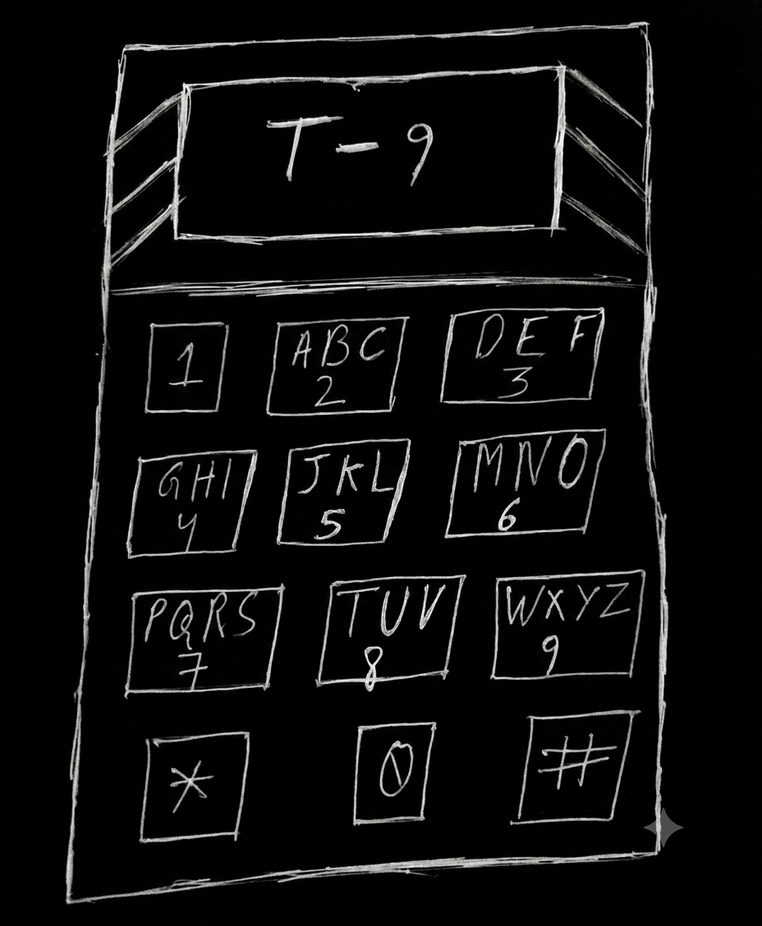
#> input picture steg/t9.png, 762 x 926 px, shrunk from 928 x 1128 before the run, found by its file name
$ python fit.py
#> lines starting #> are read from the running program, lines starting #| are printed output that depends on the picture
from PIL import Image, ImageOps
image = Image.open('t9.png')
#> image is the input picture: PIL image 762x926 RGB; mean R, G, B 13.2, 13.3, 13.2
if_ = ImageOps.fit(image=image, size=(300,300))
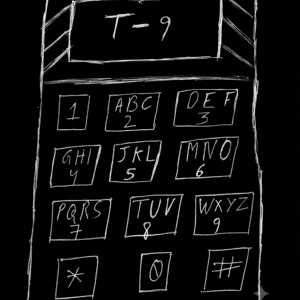
#> if_: PIL image 300x300 RGB; mean R, G, B 13.9, 14, 13.9
if_.show()

$ run again, with steg/bar.png copied over steg/t9.png
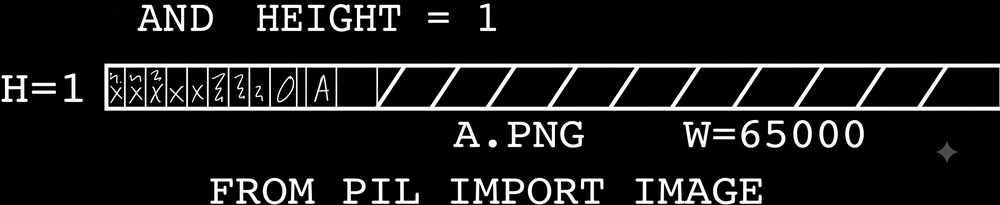
#> input picture steg/bar.png, 1000 x 205 px, shrunk from 2263 x 464 before the run, found by its file name
#> image is the input picture: PIL image 1000x205 RGB; mean R, G, B 26, 26, 26
#> `if_ = ImageOps.fit(image=image, size=(300,300))`:
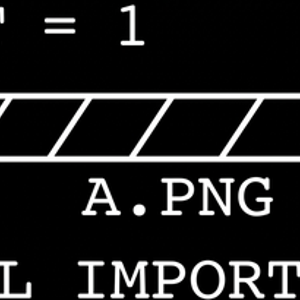
#> if_: PIL image 300x300 RGB; mean R, G, B 31.9, 32, 31.9

$ run again, with steg/my.png copied over steg/t9.png
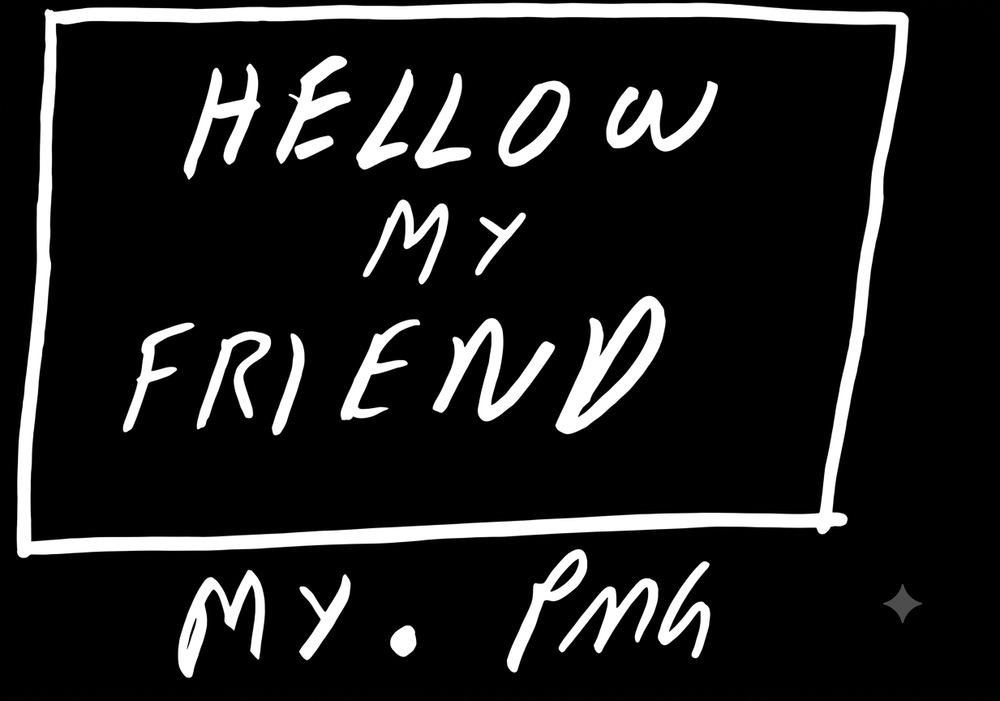
#> input picture steg/my.png, 1000 x 701 px, shrunk from 1233 x 864 before the run, found by its file name
#> image is the input picture: PIL image 1000x701 RGB; mean R, G, B 30.5, 30.5, 30.5
#> `if_ = ImageOps.fit(image=image, size=(300,300))`:
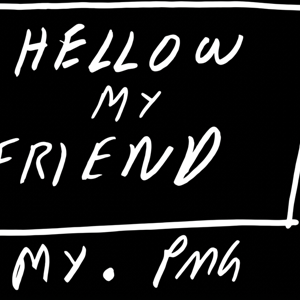
#> if_: PIL image 300x300 RGB; mean R, G, B 34.8, 34.8, 34.8

$ run again, with steg/noice.png copied over steg/t9.png
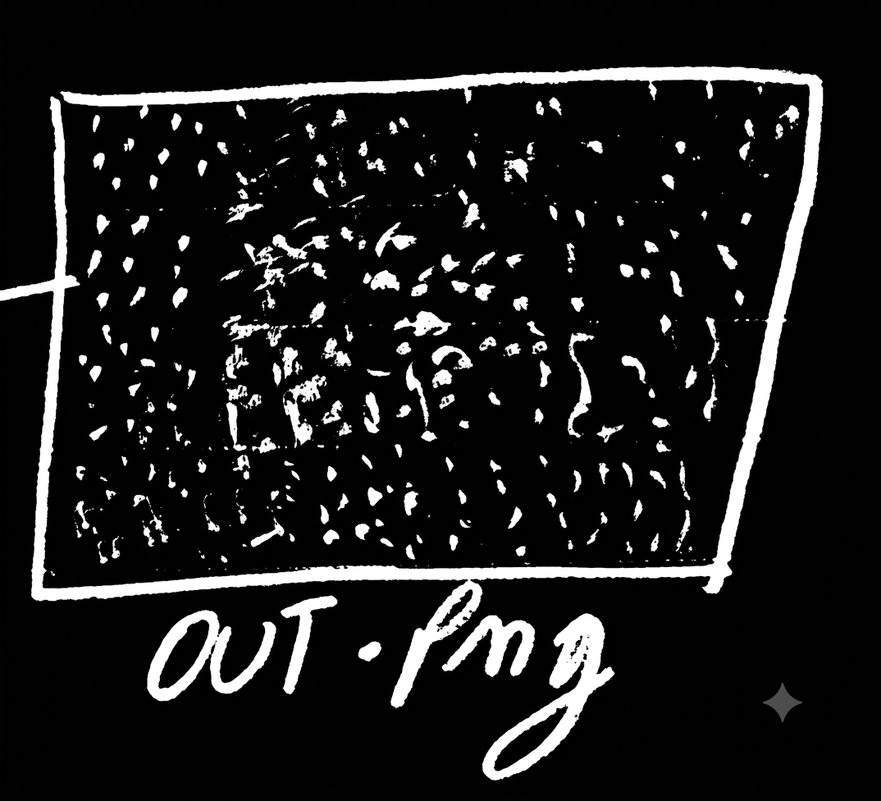
#> input picture steg/noice.png, 881 x 801 px, shrunk from 1074 x 976 before the run, found by its file name
#> image is the input picture: PIL image 881x801 RGB; mean R, G, B 27.5, 27.5, 27.5
#> `if_ = ImageOps.fit(image=image, size=(300,300))`:
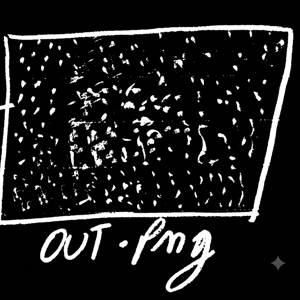
#> if_: PIL image 300x300 RGB; mean R, G, B 29.7, 29.8, 29.7
